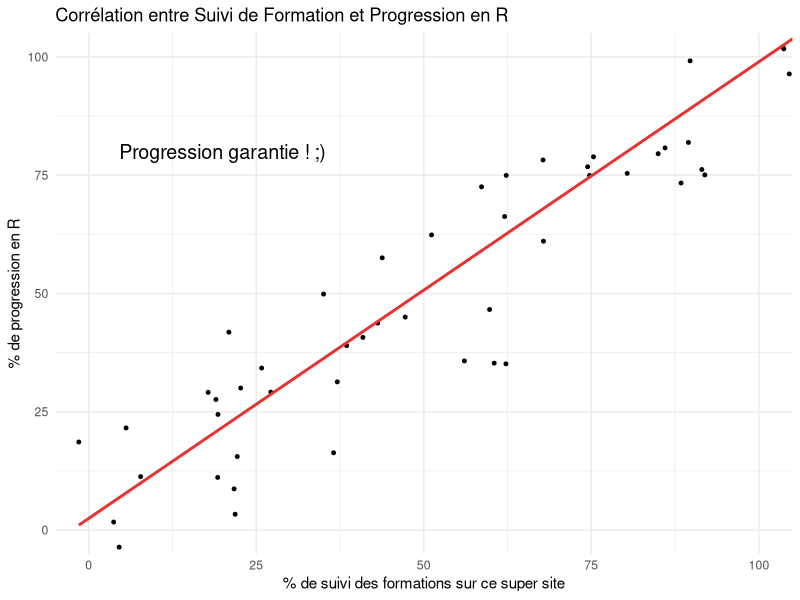

Reproduce this figure in R.
## ---- chunk 1
# Installer et charger la bibliothèque ggplot2 (si vous ne l'avez pas déjà)
# install.packages("ggplot2")
library(ggplot2)

# Créer un jeu de données fictif
set.seed(123)
participants <- 1:100
progression_en_r <- participants * 2 + rnorm(50, mean = 0, sd = 10)
suivi_formation <- participants * 2 + rnorm(50, mean = 0, sd = 10)

data <- data.frame(Participants = participants,
                   Progression_en_R = progression_en_r,
                   Suivi_Formation = suivi_formation)

# Créer un graphique humoristique avec ggplot2 en limitant les axes à 100
ggplot(data, aes(x = Suivi_Formation, y = Progression_en_R)) +
  geom_point(size = 1, color = "#000000") +
  geom_smooth(method = "lm", color = "#EA3131", se = FALSE) +
  labs(title = "Corrélation entre Suivi de Formation et Progression en R",
       x = "% de suivi des formations sur ce super site",
       y = "% de progression en R") +
  theme_minimal() +
  annotate("text", x = 20, y = 80, label = "Progression garantie ! ;)", color = "#000000", size = 5) +
  coord_cartesian(xlim = c(0, 100), ylim = c(0, 100))

